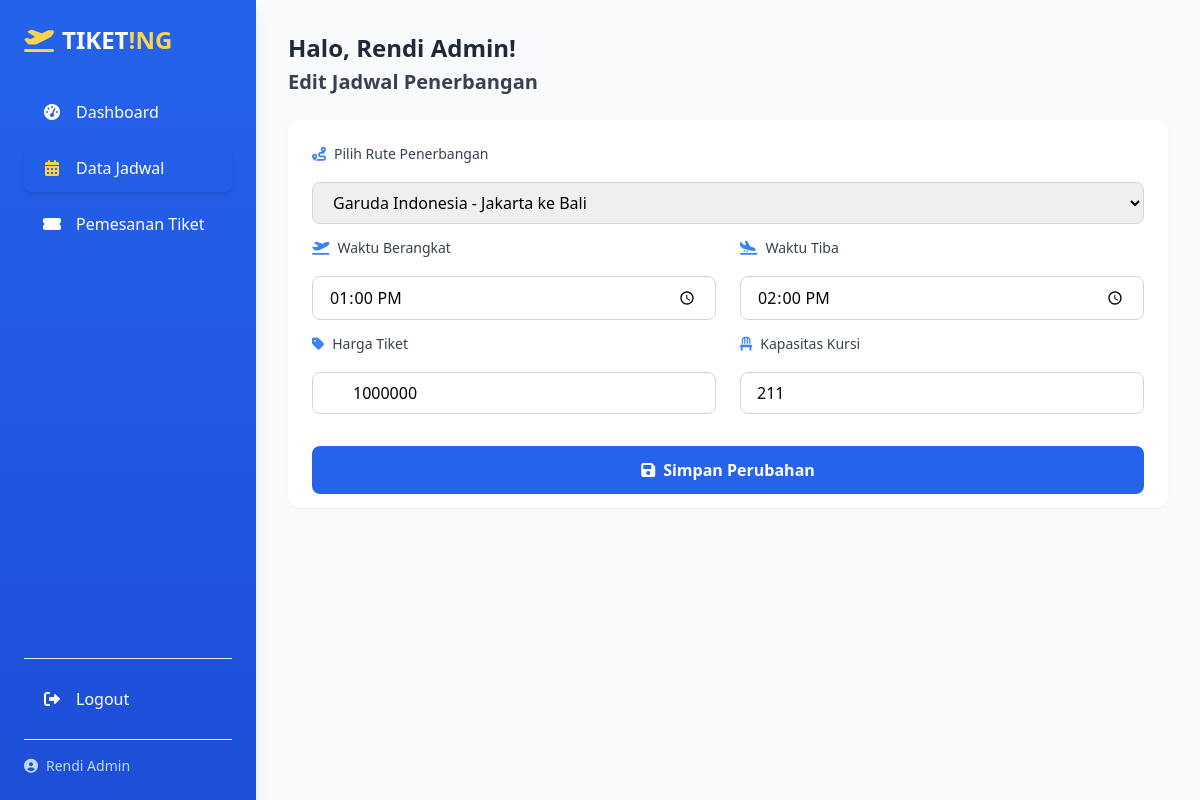
Page /petugas/jadwal/edit.php?id=1 (signed in) on the committed database.
### tables this page shows
CREATE TABLE `jadwal_penerbangan` (
  `id_jadwal` int NOT NULL,
  `id_rute` int NOT NULL,
  `waktu_berangkat` time NOT NULL,
  `waktu_tiba` time NOT NULL,
  `harga` int NOT NULL,
  `kapasitas_kursi` int NOT NULL
);

CREATE TABLE `maskapai` (
  `id_maskapai` int NOT NULL,
  `logo_maskapai` text,
  `nama_maskapai` varchar(50) NOT NULL,
  `kapasitas` int NOT NULL
);

### petugas/jadwal/functions.php (called while the page is built, shortened)
<?php
require '../../koneksi.php';
function query($query){
    global $conn;
    $rows = [];
    $result = mysqli_query($conn, $query);
    while($row = mysqli_fetch_assoc($result)){
        $rows[] = $row;
    }
    return $rows;
}
?>

### petugas/jadwal/edit.php (the view, shortened to what this page needs)
<?php
$id = $_GET["id"];
$jadwal = query("SELECT * FROM jadwal_penerbangan
INNER JOIN rute ON rute.id_rute = jadwal_penerbangan.id_rute
INNER JOIN maskapai ON rute.id_maskapai = maskapai.id_maskapai WHERE id_jadwal = '$id'")[0];
?>
<!DOCTYPE html>
<html lang="en">
<head>
    <link href="https://cdn.jsdelivr.net/npm/tailwindcss@2.2.19/dist/tailwind.min.css" rel="stylesheet">
    <link rel="stylesheet" href="https://cdnjs.cloudflare.com/ajax/libs/font-awesome/6.0.0/css/all.min.css">
    <link rel="stylesheet" href="https://cdnjs.cloudflare.com/ajax/libs/animate.css/4.1.1/animate.min.css"/>
</head>
<body class="bg-gray-50 font-sans">
    <div class="flex h-screen">
        <?php require '../../layouts/sidebarpetugas.php'; ?>
        <div class="flex-1 overflow-y-auto">
            <div class="p-8">
                <div class="mb-6 fade-in">
                    <h1 class="text-2xl font-bold text-gray-800">Halo, <?= $_SESSION["nama_lengkap"]; ?>!</h1>
                    <h2 class="text-xl font-semibold text-gray-700 mt-1">Edit Jadwal Penerbangan</h2>
                </div>
                <div class="bg-white rounded-xl shadow-sm p-6 fade-in delay-100">
                    <form action="" method="POST">
                        <div class="mb-6 fade-in delay-100">
                            <label for="id_rute" class="block text-sm font-medium text-gray-700 mb-2 flex items-center">
                                <i class="fas fa-route text-blue-500 mr-2"></i> Pilih Rute Penerbangan
                            </label>
                            <select name="id_rute" id="id_rute" class="w-full px-4 py-2 border border-gray-300 rounded-lg input-focus focus:outline-none focus:ring-2 focus:ring-blue-500 transition-all">
                                <option value="<?= $jadwal["id_rute"]; ?>"><?= $jadwal["nama_maskapai"]; ?> - <?= $jadwal["rute_asal"]; ?> ke <?= $jadwal["rute_tujuan"]; ?></option>
                            </select>
                        </div>
                        <div class="grid grid-cols-1 md:grid-cols-2 gap-6 mb-6">
                            <div class="fade-in delay-150">
                                <label for="waktu_berangkat" class="block text-sm font-medium text-gray-700 mb-2 flex items-center">
                                    <i class="fas fa-plane-departure text-blue-500 mr-2"></i> Waktu Berangkat
                                </label>
                                <input type="time" name="waktu_berangkat" id="waktu_berangkat" value="<?= $jadwal["waktu_berangkat"]; ?>" class="w-full px-4 py-2 border border-gray-300 rounded-lg input-focus focus:outline-none focus:ring-2 focus:ring-blue-500 transition-all" required>
                            </div>
                            <div class="fade-in delay-200">
                                <label for="waktu_tiba" class="block text-sm font-medium text-gray-700 mb-2 flex items-center">
                                    <i class="fas fa-plane-arrival text-blue-500 mr-2"></i> Waktu Tiba
                                </label>
                                <input type="time" name="waktu_tiba" id="waktu_tiba" value="<?= $jadwal["waktu_tiba"]; ?>" class="w-full px-4 py-2 border border-gray-300 rounded-lg input-focus focus:outline-none focus:ring-2 focus:ring-blue-500 transition-all" required>
                            </div>
                        </div>
                        <div class="grid grid-cols-1 md:grid-cols-2 gap-6 mb-6">
                            <div class="fade-in delay-250">
                                <label for="harga" class="block text-sm font-medium text-gray-700 mb-2 flex items-center">
                                    <i class="fas fa-tag text-blue-500 mr-2"></i> Harga Tiket
                                </label>
                                <div class="relative">
                                    <span class="absolute left-3 top-2 text-gray-500">Rp</span>
                                    <input type="number" name="harga" id="harga" value="<?= $jadwal["harga"]; ?>" class="w-full pl-10 pr-4 py-2 border border-gray-300 rounded-lg input-focus focus:outline-none focus:ring-2 focus:ring-blue-500 transition-all" required>
                                </div>
                            </div>
                            <div class="fade-in delay-300">
                                <label for="kapasitas_kursi" class="block text-sm font-medium text-gray-700 mb-2 flex items-center">
                                    <i class="fas fa-chair text-blue-500 mr-2"></i> Kapasitas Kursi
                                </label>
                                <input type="number" name="kapasitas_kursi" id="kapasitas_kursi" value="<?= $jadwal["kapasitas_kursi"]; ?>" class="w-full px-4 py-2 border border-gray-300 rounded-lg input-focus focus:outline-none focus:ring-2 focus:ring-blue-500 transition-all" required>
                            </div>
                        </div>
                        <div class="mt-8 fade-in delay-350">
                            <button type="submit" name="edit" class="w-full py-3 bg-blue-600 text-white font-semibold rounded-lg btn-hover hover:bg-blue-700 focus:outline-none focus:ring-2 focus:ring-blue-500 focus:ring-offset-2 transition-all flex items-center justify-center">
                                <i class="fas fa-save mr-2"></i> Simpan Perubahan
                            </button>
                        </div>
                    </form>
                </div>
            </div>
        </div>
    </div>
</body>
</html>

### petugas/jadwal/edit.php (style rules this page uses)
.fade-in { animation: fadeIn 0.5s ease-out forwards; }
.delay-100 { animation-delay: 0.1s; }
.delay-200 { animation-delay: 0.2s; }
.btn-hover { transition: all 0.3s ease; }

### rows in the picture
jadwal_penerbangan: id_rute "Garuda Indonesia - Jakarta ke Bali", waktu_berangkat "13:00:00", waktu_tiba "14:00:00", harga "1000000", kapasitas_kursi "211"

### other values in the picture
$_SESSION['nama_lengkap'] "Rendi Admin"
$_SESSION["nama_lengkap"] "Rendi Admin"
